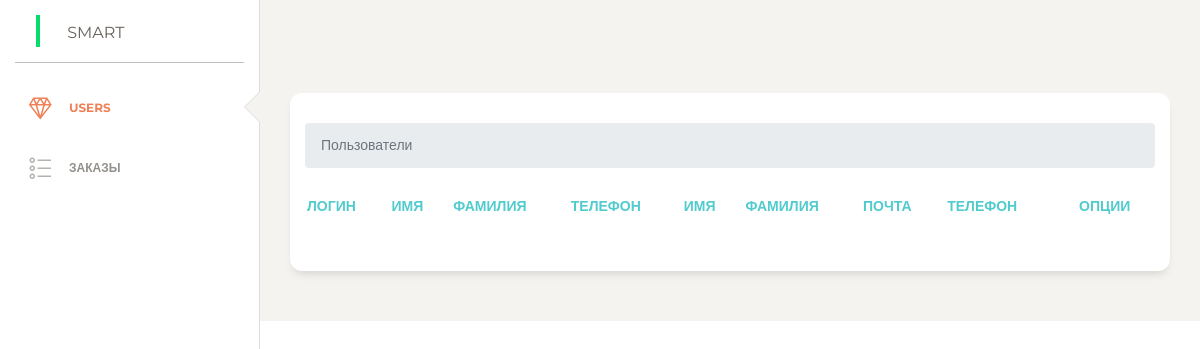
The page /admin/modules/users.php on the database as committed earlier.
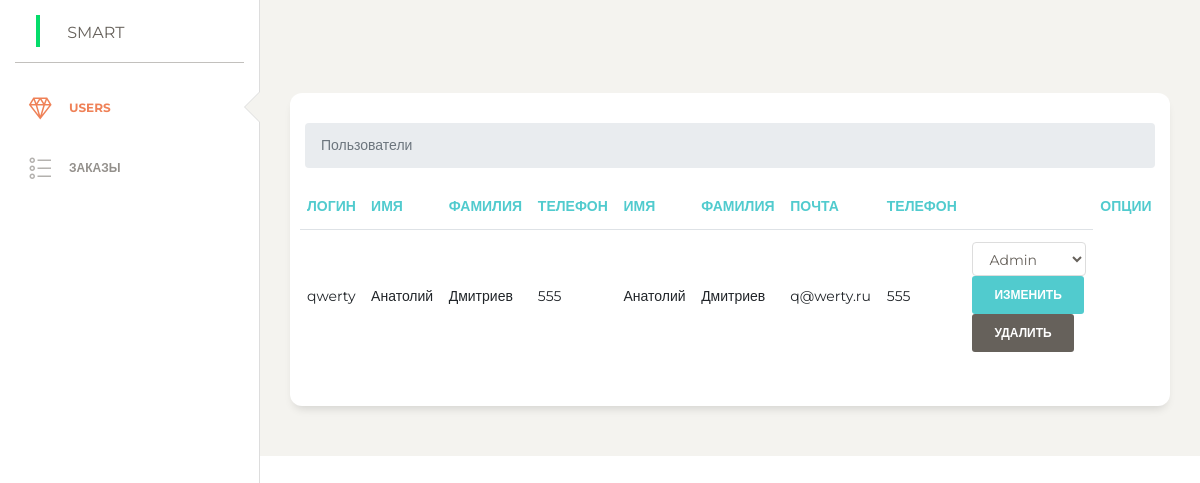
The same page on the database as committed later.
### tables this page shows
CREATE TABLE `users` (
  `id` int(11) NOT NULL,
  `login` varchar(255) NOT NULL,
  `phone` varchar(255) NOT NULL,
  `email` varchar(255) NOT NULL,
  `password` varchar(255) NOT NULL,
  `confirm_mail` varchar(255) NOT NULL,
  `verified` int(11) NOT NULL DEFAULT 0,
  `first_name` varchar(255) NOT NULL,
  `second_name` varchar(255) NOT NULL,
  `admin_param` varchar(255) NOT NULL
);

### admin/modules/users.php (the view, shortened to what this page needs)
<?php
include $_SERVER['DOCUMENT_ROOT']."./admin/parts/header.php";
?>
      <div class="content">
        <div class="row">
          <div class="col-md-12">
            <div class="card">
              <div class="card-header">
              </div>
              <div class="card-body">
                      <nav aria-label="breadcrumb">
                        <ol class="breadcrumb">
                          <li class="breadcrumb-item active" aria-current="page">Пользователи</li>
                        </ol>
                      </nav>
                <div class="table" >
                <div class="form-row">
                  <table class="table">
                    <thead class=" text-primary">
                    <th>
                        Логин
                      </th>
                      <th >
                        Имя
                      </th>
                      <th >
                        Фамилия
                      </th>
                      <th >
                        Телефон
                      </th>
                      <th>
                        Имя
                      </th>
                      <th>
                        Фамилия
                      </th>
                      <th>
                        Почта
                      </th>
                      <th>
                        Телефон
                      </th>
                      <th >
                      </th>
                      <th >
                        Опции
                      </th>
                    </thead>
                    <tbody>
                      <?php
                      $sql = "SELECT * FROM users";
                      $result = $conn->query($sql);
                      while ($row = mysqli_fetch_assoc($result)) {
                      ?>
                        <tr>
                        <tr>
                          <td style="max-width: 200px;">
                          <?php echo $row['login'] ?>
                          </td>
                          <td style="max-width: 200px;">
                            <?php echo $row['first_name'] ?>
                          </td>
                          <td style="max-width: 200px;">
                            <?php echo $row['second_name'] ?>
                          </td>
                          <td style="max-width: 200px;">
                            <?php echo $row['phone'] ?>
                          </td>
                          <td style="max-width: 900px;">
                            <?php echo $row['first_name'] ?>
                          </td>
                          <td style="max-width: 900px;">
                            <?php echo $row['second_name'] ?>
                          </td>
                          <td style="max-width: 900px;">
                            <?php echo $row['email'] ?>
                          </td>
                          <td style="max-width: 900px;">
                            <?php echo $row['phone'] ?>
                          </td>
                          <td>
                             <?php
                        		if($row['admin_param'] == 'User') {
                        			?>
                        			<form action="products/admin_param.php" method="POST">
		                            	<select class="form-control" name="admin_param">
              										  <option><?php echo $row['admin_param'] ?></option>
              										  <option>Admin</option>
              										</select>
              										<input name="orderId" type="hidden" value="<?php echo $row["id"]; ?>">
              										<button type="submit" class="btn btn-primary">Изменить</button>
              									</form>
                              <a href="delete_user.php?id=<?php echo $row['id'] ?>" name="del"  type="button" class="btn btn-secondary">Удалить</a>
                          </td>
                        </tr>
                      <?php
                      } else {
                        ?>
                              <form action="products/admin_param.php" method="POST">
                                  <select class="form-control" name="admin_param">
                                    <option><?php echo $row['admin_param'] ?></option>
                                  </select>
                                  <button type="submit" class="btn btn-primary">Изменить</button>
                                </form>
                              <a href="delete_user.php?id=<?php echo $row['id'] ?>" name="del"  type="button" class="btn btn-secondary">Удалить</a>
                          </td>
                        </tr>
                        <?php
                      }
                    }
                      ?>
                    </tbody>
                  </table>
                </div>
              </div>
              </div>
            </div>
          </div>
    </div>
  </div>
<?php
include $_SERVER['DOCUMENT_ROOT']."./admin/parts/footer.php";
?>

Rows that differ between the two databases and show on the page:
added users: login "qwerty", first_name "Анатолий", second_name "Дмитриев", phone "555", email "q@werty.ru", admin_param "Admin"
